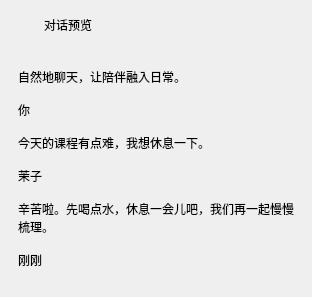
                                      <widget class="QWidget" name="dialoguePageRight">
                                        <layout class="QVBoxLayout" name="dialoguePageRightLayout">
                                          <property name="leftMargin">
                                            <number>0</number>
                                          </property>
                                          <property name="topMargin">
                                            <number>0</number>
                                          </property>
                                          <property name="rightMargin">
                                            <number>0</number>
                                          </property>
                                          <property name="bottomMargin">
                                            <number>0</number>
                                          </property>
                                          <property name="spacing">
                                            <number>14</number>
                                          </property>
                                          <property name="sizeConstraint">
                                            <enum>QLayout::SizeConstraint::SetMinimumSize</enum>
                                          </property>
                                          <item>
                                            <widget class="QFrame" name="dialoguePreviewCard">
                                              <property name="uiCard" stdset="0">
                                                <bool>true</bool>
                                              </property>
                                              <layout class="QVBoxLayout" name="dialoguePreviewCardLayout">
                                                <property name="leftMargin">
                                                  <number>0</number>
                                                </property>
                                                <property name="topMargin">
                                                  <number>0</number>
                                                </property>
                                                <property name="rightMargin">
                                                  <number>0</number>
                                                </property>
                                                <property name="bottomMargin">
                                                  <number>0</number>
                                                </property>
                                                <property name="spacing">
                                                  <number>0</number>
                                                </property>
                                                <item>
                                                  <widget class="QWidget" name="dialoguePreviewCardHeading">
                                                    <property name="cardHeading" stdset="0">
                                                      <bool>true</bool>
                                                    </property>
                                                    <layout class="QHBoxLayout" name="dialoguePreviewCardHeadingLayout" stretch="0,1">
                                                      <property name="leftMargin">
                                                        <number>14</number>
                                                      </property>
                                                      <property name="topMargin">
                                                        <number>14</number>
                                                      </property>
                                                      <property name="rightMargin">
                                                        <number>14</number>
                                                      </property>
                                                      <property name="bottomMargin">
                                                        <number>14</number>
                                                      </property>
                                                      <property name="spacing">
                                                        <number>9</number>
                                                      </property>
                                                      <item>
                                                        <widget class="QLabel" name="dialoguePreviewCardIcon">
                                                          <property name="text">
                                                            <string />
                                                          </property>
                                                          <property name="wordWrap">
                                                            <bool>true</bool>
                                                          </property>
                                                          <property name="minimumSize">
                                                            <size>
                                                              <width>21</width>
                                                              <height>21</height>
                                                            </size>
                                                          </property>
                                                          <property name="maximumSize">
                                                            <size>
                                                              <width>21</width>
                                                              <height>21</height>
                                                            </size>
                                                          </property>
                                                          <property name="iconName" stdset="0">
                                                            <string>eye</string>
                                                          </property>
                                                        </widget>
                                                      </item>
                                                      <item>
                                                        <widget class="QLabel" name="dialoguePreviewCardTitle">
                                                          <property name="text">
                                                            <string>对话预览</string>
                                                          </property>
                                                          <property name="wordWrap">
                                                            <bool>true</bool>
                                                          </property>
                                                          <property name="cardTitle" stdset="0">
                                                            <bool>true</bool>
                                                          </property>
                                                        </widget>
                                                      </item>
                                                    </layout>
                                                    <property name="minimumSize">
                                                      <size>
                                                        <width>0</width>
                                                        <height>50</height>
                                                      </size>
                                                    </property>
                                                    <property name="maximumSize">
                                                      <size>
                                                        <width>16777215</width>
                                                        <height>50</height>
                                                      </size>
                                                    </property>
                                                  </widget>
                                                </item>
                                                <item>
                                                  <widget class="QWidget" name="dialoguePreviewCardBody">
                                                    <layout class="QVBoxLayout" name="dialoguePreviewLayout">
                                                      <property name="leftMargin">
                                                        <number>18</number>
                                                      </property>
                                                      <property name="topMargin">
                                                        <number>18</number>
                                                      </property>
                                                      <property name="rightMargin">
                                                        <number>18</number>
                                                      </property>
                                                      <property name="bottomMargin">
                                                        <number>18</number>
                                                      </property>
                                                      <property name="spacing">
                                                        <number>15</number>
                                                      </property>
                                                      <item>
                                                        <widget class="QLabel" name="dialoguePreviewHint">
                                                          <property name="text">
                                                            <string>自然地聊天，让陪伴融入日常。</string>
                                                          </property>
                                                          <property name="wordWrap">
                                                            <bool>true</bool>
                                                          </property>
                                                          <property name="tone" stdset="0">
                                                            <string>muted</string>
                                                          </property>
                                                        </widget>
                                                      </item>
                                                      <item>
                                                        <widget class="QLabel" name="userPreviewName">
                                                          <property name="text">
                                                            <string>你</string>
                                                          </property>
                                                          <property name="wordWrap">
                                                            <bool>true</bool>
                                                          </property>
                                                        </widget>
                                                      </item>
                                                      <item>
                                                        <widget class="QLabel" name="userPreviewText">
                                                          <property name="text">
                                                            <string>今天的课程有点难，我想休息一下。</string>
                                                          </property>
                                                          <property name="wordWrap">
                                                            <bool>true</bool>
                                                          </property>
                                                          <property name="chatTone" stdset="0">
                                                            <string>blue</string>
                                                          </property>
                                                        </widget>
                                                      </item>
                                                      <item>
                                                        <widget class="QLabel" name="characterPreviewName">
                                                          <property name="wordWrap">
                                                            <bool>true</bool>
                                                          </property>
                                                          <property name="text">
                                                            <string>茉子</string>
                                                          </property>
                                                        </widget>
                                                      </item>
                                                      <item>
                                                        <widget class="QLabel" name="characterPreviewText">
                                                          <property name="text">
                                                            <string>辛苦啦。先喝点水，休息一会儿吧，我们再一起慢慢梳理。</string>
                                                          </property>
                                                          <property name="wordWrap">
                                                            <bool>true</bool>
                                                          </property>
                                                          <property name="chatTone" stdset="0">
                                                            <string>pink</string>
                                                          </property>
                                                        </widget>
                                                      </item>
                                                      <item>
                                                        <widget class="QLabel" name="dialoguePreviewTime">
                                                          <property name="text">
                                                            <string>刚刚</string>
                                                          </property>
                                                          <property name="wordWrap">
                                                            <bool>true</bool>
                                                          </property>
                                                          <property name="tone" stdset="0">
                                                            <string>muted</string>
                                                          </property>
                                                        </widget>
                                                      </item>
                                                      <property name="sizeConstraint">
                                                        <enum>QLayout::SizeConstraint::SetMinimumSize</enum>
                                                      </property>
                                                    </layout>
                                                  </widget>
                                                </item>
                                                <property name="sizeConstraint">
                                                  <enum>QLayout::SizeConstraint::SetMinimumSize</enum>
                                                </property>
                                              </layout>
                                            </widget>
                                          </item>
                                          <item>
                                            <spacer name="dialogueRightSpacer">
                                              <property name="orientation">
                                                <enum>Qt::Orientation::Vertical</enum>
                                              </property>
                                              <property name="sizeHint">
                                                <size>
                                                  <width>20</width>
                                                  <height>10</height>
                                                </size>
                                              </property>
                                            </spacer>
                                          </item>
                                        </layout>
                                      </widget>
